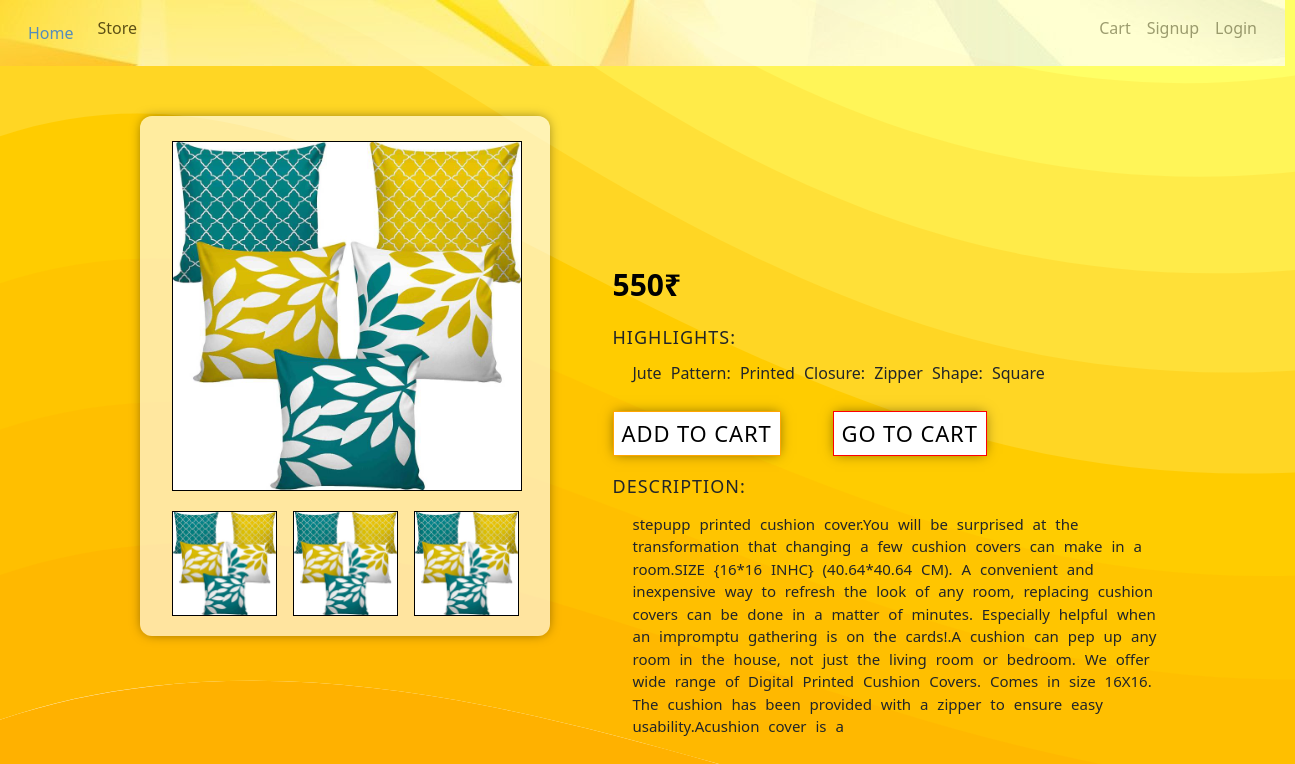
Page /cart/particular/30/ on the committed database.
### store/models/product.py (models this page shows, shortened)
class Product(models.Model):
    name = models.CharField(max_length=50)
    price = models.IntegerField(default=0)
    category = models.ForeignKey(Category, on_delete=models.CASCADE,default=1)
    short_description = models.CharField(max_length=100,default='',null=True)
    more_description = models.CharField(max_length=600,default='',null=True)
    image = models.ImageField(upload_to='uploads/produts/')
    image1 = models.ImageField(upload_to='uploads/produts/',null=True, blank=True)
    image2 = models.ImageField(upload_to='uploads/produts/',null=True, blank=True)

### store/views/particular.py (the view, shortened to what this page needs)
# urls.py: path('cart/particular/<int:id>/',particular.Particular.as_view(),name='particular'),
class Particular(View):
    def get(self, request,id):
        product = Product.objects.filter(id = id)
        return render(request, 'particular.html', {'products': product})

### store/templates/particular.html (shortened to what this page needs)
{% load static %} {% load cart %}
<!DOCTYPE html>
<html>
<head>
    <link rel="stylesheet" href="{%  static  'css/particular.css'  %}">
    <link href="https://cdn.jsdelivr.net/npm/bootstrap@5.0.0-beta3/dist/css/bootstrap.min.css" rel="stylesheet">
</head>
<body style="overflow-x: hidden;">
    <nav id="topnav" class="navbar navbar-expand-lg navbar-light bg-light">
        <div class="container-fluid">
            <a class="nav-link active" href="{% url 'index' %}">Home</a>
            <div class="collapse navbar-collapse" id="navbarSupportedContent">
                <ul class="navbar-nav me-auto mb-2 mb-lg-0">
                    <li class="nav-item">
                        <a class="nav-link active" aria-current="page" href="{% url 'cart' %}">Store</a>
                    </li>
                </ul>
                <ul class="navbar-nav mb-2 mb-lg-0 me-2">
                    {% if request.session.customer %}
                    <li class="nav-item">
                        <a class="nav-link " aria-current="page" href="{% url 'bag' %}">Cart</a>
                    </li>
                    <li class="nav-item">
                        <a class="nav-link " aria-current="page" href="/orders">Orders</a>
                    </li>
                    <li class="nav-item">
                        <a class="nav-link " aria-current="page" href="{% url 'logout' %}">Logout</a>
                    </li>
                    {% else %}
                    <li class="nav-item">
                        <a class="nav-link " aria-current="page" href="{% url 'bag' %}">Cart</a>
                    </li>
                    <li class="nav-item">
                        <a class="nav-link" aria-current="page" href="{% url 'signup' %}">Signup</a>
                    </li>
                    <li class="nav-item">
                        <a class="nav-link " aria-current="page" href="{% url 'login' %}">Login</a>
                    </li>
                    {% endif %}
                </ul>
            </div>
        </div>
    </nav>
    <form action="" method="GET">
        {% for product in products %}
        <div class="container">
            <ul class="imageback">
                <img src="{{product.image.url}}" class="big_img">
                <li>
                    <img id="one" src="{{product.image.url}}" class="small_img">
                </li>
                <li>
                    <img src="{{product.image.url}}" class="small_img">
                </li>
                <li>
                    <img src="{{product.image.url}}" class="small_img">
                </li>
            </ul>
            <div class="description">
                <h1>{{product.name}}</h1>
                <span>
                    {{product.price}}₹
                </span>
                <h5>HIGHLIGHTS:</h5>
                <h6>{{product.short_description}}</h6>
                <div id="add" class="buy">
                    {% if product|is_in_cart:request.session.cart %}
                    <div class="adjust">
                        <form action="" method="POST">
                            {% csrf_token %}
                            <input hidden type="text" name="product" value="{{product.id}}">
                            <input hidden type="text" name="remove" value="True">
                            <input hidden class="min" type="submit" value=" - ">
                        </form>
                        <div class="des">{{product|cart_quantity:request.session.cart}}in cart</div>
                        <form action="" method="POST">
                            {% csrf_token %}
                            <input hidden type="text" name="product" value="{{product.id}}">
                            <input class="max" type="submit" value=" + ">
                        </form>
                        <form action="" method="POST">
                            {% csrf_token %}
                            <input hidden type="text" name="product" value="{{product.id}}">
                            <input hidden type="text" name="remove" value="True">
                            <input class="min" type="submit" value=" - ">
                        </form>
                    </div>
                    {% else %}
                    <form action="" method="POST">
                        <input type="submit" class="buttona" value="Add To Cart">
                    </form>
                    {% endif %}
                    <div>
                        <a href="{% url 'bag' %}"><input type="submit" class="buttonb" value="Go To Cart"></a>
                    </div>
                </div>
                <h5 class='ds'>DESCRIPTION:</h5>
                <p>{{product.more_description}}</p>
            </div>
        </div>
        {% endfor%}</form>
</body>
</html>

### store/static/css/particular.css (style rules this page uses)
* { margin: 0; padding: 0; box-sizing: border-box; }
body { background-color: #ffaa00; background-attachment: fixed; background-size: cover; }
.imageback { background-color: rgba(255, 255, 255, 0.623); width: 410px; height: 520px; margin-top: 50px; margin-left: 50px; border-radius: 12px; box-shadow: 0px 0px 12px -2px rgba(0, 0, 0, 0.5); line-height: 1.25; }
body div ul { float: left; }
body div ul li { list-style: none; margin-bottom: 10px; }
body div ul li img { width: 105px; height: 105px; display: inline-flex; float: left; margin-right: 16px; border: 1px solid black; }
body div ul li #one { margin-top: 10px; margin-left: 0px; }
body div ul .big_img { width: 350px; height: 350px; margin-top: 25px; margin-left: 0px; margin-bottom: 10px; border: 1px solid black; }
body #topnav { background-image: url(Images/s1.JPG); background-repeat: no-repeat; width: 1285px; opacity: 0.7; }
.container { width: 940px; margin: 60px auto 0; padding: 15px; border: radius 5px; display: grid; grid-template-columns: 1fr 1fr; margin-top: -15px; }
.description { margin-right: 40px; margin-left: -35px; margin-top: 20px; }
.description h1 { margin: 20px 0 10px 0; font-weight: bold; word-spacing: 8px; letter-spacing: 2px; font-size: 60px; background-image: url(https://media.giphy.com/media/3o7TKEchC1RkLNDcuk/giphy.gif); background-size: cover; color: transparent; -webkit-background-clip: text; }
.description h5 { margin: 20px 0 10px 0; font-size: 18px; letter-spacing: 1px; font-weight: 350; }
.description .ds { margin: 20px 0 10px 0; font-size: 18px; letter-spacing: 1px; font-weight: 350; }
.description h6 { font-weight: 200; word-spacing: 5px; margin-top: 15px; margin-left: 20px; }
.description p { font-weight: 200; word-spacing: 5px; margin-top: 15px; margin-left: 20px; }
.description span { margin-top: 2px; display: inline-block; font-weight: 600; font-size: 30px; color: black; }
.description p { font-size: 15px; }
.buttona, .buttonb { padding: 8px 8px; box-shadow: 0px 0px 12px -2px rgba(0, 0, 0, 0.5); line-height: 1.25; background: white; text-decoration: none; color: black; font-size: 22px; letter-spacing: .04em; text-transform: uppercase; overflow: hidden; font-weight: 300; }
.buttona { margin-left: -80; margin-top: 20px; border: 1px solid orange; position: absolute; }
.buttonb { margin-left: 220px; margin-top: 20px; border: 1px solid red; }

### rows in the picture
Product: image (picture), price "550", short_description "Jute Pattern: Printed Closure: Zipper Shape: Square", more_description "stepupp printed cushion cover.You will be surprised at the transformation that changing a few cushion covers can make in a room.SIZE {16*16 INHC} (40.64*40.64 CM). A convenient and inexpensive way to refresh the look of any room, replacing cushion covers can be done in a matter of minutes. Especially helpful when an impromptu gathering is on the cards!.A cushion can pep up any room in the house, not just the living room or bedroom. We offer wide range of Digital Printed Cushion Covers. Comes in size 16X16. The cushion has been provided with a zipper to ensure easy usability.Acushion cover is a"
